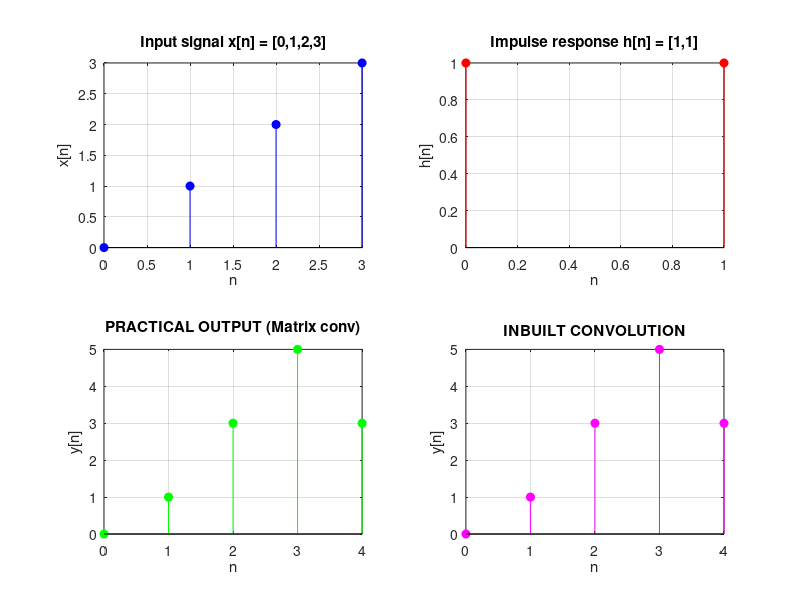

Reproduce this figure in MATLAB. (Note: this script raises an error after producing the figure.)
%Task 1: Linear Convolution Using Convolution Matrix
clc;
clear all;
close all;
x = [0, 1, 2, 3];
h = [1, 1];
n_x = 0:length(x)-1;
n_h = 0:length(h)-1;
m = length(x);
o = length(h);
l = m + o - 1;
M = zeros(l, m);
Y = zeros(1, l);
for i = 1:l
for j = 1:m
if (i - j + 1 > 0) && (i - j + 1 <= o)
Y(i) = Y(i) + x(j) * h(i - j + 1);
M(i, j) = h(i - j + 1);
else
M(i, j) = 0;
end
end
end
disp('Convolution matrix M:');
disp(M);
disp('Convolution result Y:');
disp(Y);
inbuilt_y = conv(x, h);
disp('Built-in conv() result:');
disp(inbuilt_y);
% Plotting
figure;
subplot(2, 2, 1);
stem(n_x, x, 'b', 'filled');
title('Input signal x[n] = [0,1,2,3]');
xlabel('n'); ylabel('x[n]');
grid on;
subplot(2, 2, 2);
stem(n_h, h, 'r', 'filled');
title('Impulse response h[n] = [1,1]');
xlabel('n'); ylabel('h[n]');
grid on;
subplot(2, 2, 3);
stem(0:length(Y)-1, Y, 'g', 'filled');
title('PRACTICAL OUTPUT (Matrix conv)');
xlabel('n'); ylabel('y[n]');
grid on;
subplot(2, 2, 4);
stem(0:length(inbuilt_y)-1, inbuilt_y, 'm', 'filled');
title('INBUILT CONVOLUTION');
xlabel('n'); ylabel('y[n]');
grid on;
% Verify results match
max_error = max(abs(Y - inbuilt_y));
fprintf('Maximum error between implementations: %.2e\n', max_error);
% Show that matrix multiplication gives same result
fprintf('Verification using matrix multiplication:\n');
disp('M * x'' =');
disp(M * x');
disp('Should equal Y'' =');
disp(Y');

%Task 2: Linear Convolution for Different Inputs and Impulse Responses
clc;
clear all;
close all;
h1 = [-1, 1];
h2 = [-1, -1];
h3 = [1/3, -1/3, 1/3];
h4 = [1/4, 1/4, -1, 1/4, 1/4];
h_list = {h1, h2, h3, h4};
h_names = {'h1(n) = [-1,1]', 'h2(n) = [-1,-1]', ...
'h3(n) = [1/3,-1/3,1/3]', 'h4(n) = [1/4,1/4,-1,1/4,1/4]'};
frequencies = [0, 1/10, 1/5, 1/4, 1/2];
freq_names = {'0', '1/10', '1/5', '1/4', '1/2'};
n = 0:99; % 100 samples
for h_idx = 1:length(h_list)
h = h_list{h_idx};
h_name = h_names{h_idx};
for f_idx = 1:length(frequencies)
f = frequencies(f_idx);
freq_name = freq_names{f_idx};
x = cos(2*pi*f*n);
y_custom = myLinConvMat(x, h);
inbuilt_y = conv(x, h);
figure;
subplot(3,1,1);
stem(n, x);
title(sprintf('Input: cos(2*%s*n) with %s', freq_name, h_name));
xlabel('n');
ylabel('Amplitude');
grid on;
subplot(3,1,2);
stem(0:length(y_custom)-1, y_custom);
title('Output using myLinConvMat');
xlabel('n');
ylabel('Amplitude');
grid on;
subplot(3,1,3);
stem(0:length(inbuilt_y)-1, inbuilt_y);
title('Output using built-in conv');
xlabel('n');
ylabel('Amplitude');
grid on;
end
end

%Task 3: DFT of Impulse Responses Using myDft and fft
clc;
clear all;
close all;
% Define impulse responses from Exercise 1
h1 = [-1, 1];
h2 = [-1, -1];
h3 = [1/3, -1/3, 1/3];
h4 = [1/4, 1/4, -1, 1/4, 1/4];
h_list = {h1, h2, h3, h4};
h_names = {'h1(n)', 'h2(n)', 'h3(n)', 'h4(n)'};
% DFT sizes to test
N_points = [8, 16, 32, 64];
% Test each impulse response
for h_idx = 1:length(h_list)
h = h_list{h_idx};
h_name = h_names{h_idx};
fprintf('\n=== %s ===\n', h_name);
% Test each DFT size
for n_idx = 1:length(N_points)
N = N_points(n_idx);
% Compute DFT using custom function
X_myDft = myDft(h, N);
% Compute DFT using MATLAB's fft (with zero-padding if needed)
if length(h) < N
h_padded = [h, zeros(1, N - length(h))];
X_fft = fft(h_padded);
else
X_fft = fft(h, N);
end
% Calculate maximum difference
max_diff = max(abs(X_myDft - X_fft));
fprintf('N = %2d: Max difference = %.4e\n', N, max_diff);
% Plot only magnitude comparison
figure;
stem(0:N-1, abs(X_myDft), 'r', 'filled', ...
'LineWidth', 1.5, 'MarkerSize', 6);
hold on;
stem(0:N-1, abs(X_fft), 'bo', ...
'LineWidth', 1, 'MarkerSize', 4);
title(sprintf('%s - Magnitude Comparison (N=%d)', h_name, N));
xlabel('Frequency index k');
ylabel('|X(k)|');
legend('myDft', 'MATLAB fft');
grid on;
end
end

%Task 4:Task 4: DFT Matrix Generation and Verification
clc;
clear all;
close all;
% Define impulse responses from Exercise 1
h1 = [-1, 1];
h2 = [-1, -1];
h3 = [1/3, -1/3, 1/3];
h4 = [1/4, 1/4, -1, 1/4, 1/4];
h_list = {h1, h2, h3, h4};
h_names = {'h1(n)', 'h2(n)', 'h3(n)', 'h4(n)'};
% DFT sizes to test (using smaller sizes for matrix display)
N_points = [4, 8]; % Smaller sizes for readable matrix display
fprintf('DFT Matrix and Comparison: myDft vs MATLAB fft\n');
fprintf('==============================================\n\n');
for h_idx = 1:length(h_list)
h = h_list{h_idx};
h_name = h_names{h_idx};
fprintf('\n=== %s = [', h_name);
fprintf('%g ', h);
fprintf('] ===\n\n');
% Test each DFT size
for n_idx = 1:length(N_points)
N = N_points(n_idx);
% Get DFT matrix
W = mydftmatrix(N);
% Display full DFT matrix
fprintf('DFT Matrix for N = %d:\n', N);
for i = 1:N
for j = 1:N
real_part = real(W(i,j));
imag_part = imag(W(i,j));
if imag_part >= 0
fprintf('%.2f+%.2fi ', real_part, imag_part);
else
fprintf('%.2f%.2fi ', real_part, imag_part);
end
end
fprintf('\n');
end
fprintf('\n');
% Compute DFT using matrix multiplication
if length(h) < N
h_padded = [h, zeros(1, N - length(h))];
X_myDft = (W * h_padded.').';
else
X_myDft = (W * h(1:N).').';
end
% Compute DFT using MATLAB's fft
if length(h) < N
h_padded = [h, zeros(1, N - length(h))];
X_fft = fft(h_padded);
else
X_fft = fft(h, N);
end
% Display results
fprintf('Input sequence (zero-padded): [');
if length(h) < N
fprintf('%g ', h_padded);
else
fprintf('%g ', h(1:N));
end
fprintf(']\n');
fprintf('myDft result: [');
for k = 1:N
real_part = real(X_myDft(k));
imag_part = imag(X_myDft(k));
if imag_part >= 0
fprintf('%.4f+%.4fi ', real_part, imag_part);
else
fprintf('%.4f%.4fi ', real_part, imag_part);
end
end
fprintf(']\n');
fprintf('fft result: [');
for k = 1:N
real_part = real(X_fft(k));
imag_part = imag(X_fft(k));
if imag_part >= 0
fprintf('%.4f+%.4fi ', real_part, imag_part);
else
fprintf('%.4f%.4fi ', real_part, imag_part);
end
end
fprintf(']\n');
% Calculate maximum difference
max_diff = max(abs(X_myDft - X_fft));
fprintf('Max difference = %.4e\n\n', max_diff);
fprintf('----------------------------------------\n\n');
end
end

Function: myDft
function X = myDft(x, N)
% MYDFT Computes Discrete Fourier Transform
% X = myDft(x, N) returns N-point DFT of sequence x
% If input length is less than N, zero-pad
if length(x) < N
x = [x, zeros(1, N - length(x))];
end
% Initialize DFT output
X = zeros(1, N);
% Compute DFT using the formula
for k = 0:N-1
for n = 0:N-1
X(k+1) = X(k+1) + x(n+1) * exp(-1i * 2 * pi * k * n / N);
end
end
end

Function: mydftmatrix
function [y] = mydftmatrix(n)
y = zeros(n,n);
for i = 1:n
for j = 1:n
y(i,j) = exp(-1i*2*3.14*(i-1)*(j-1)/n);
end
end
end

Function: myLinConvMat
function Y = myLinConvMat(x, h)
% MYLINCONVMAT Custom convolution function
% Y = myLinConvMat(x, h) performs convolution of x and h
m = length(x);
o = length(h);
l = m + o - 1;
X = [x, zeros(1, o)];
H = [h, zeros(1, m)];
Y = zeros(1, l);
for i = 1:l
for j = 1:m
if (i - j + 1 > 0)
Y(i) = Y(i) + X(j) * H(i - j + 1);
end
end
end
end
